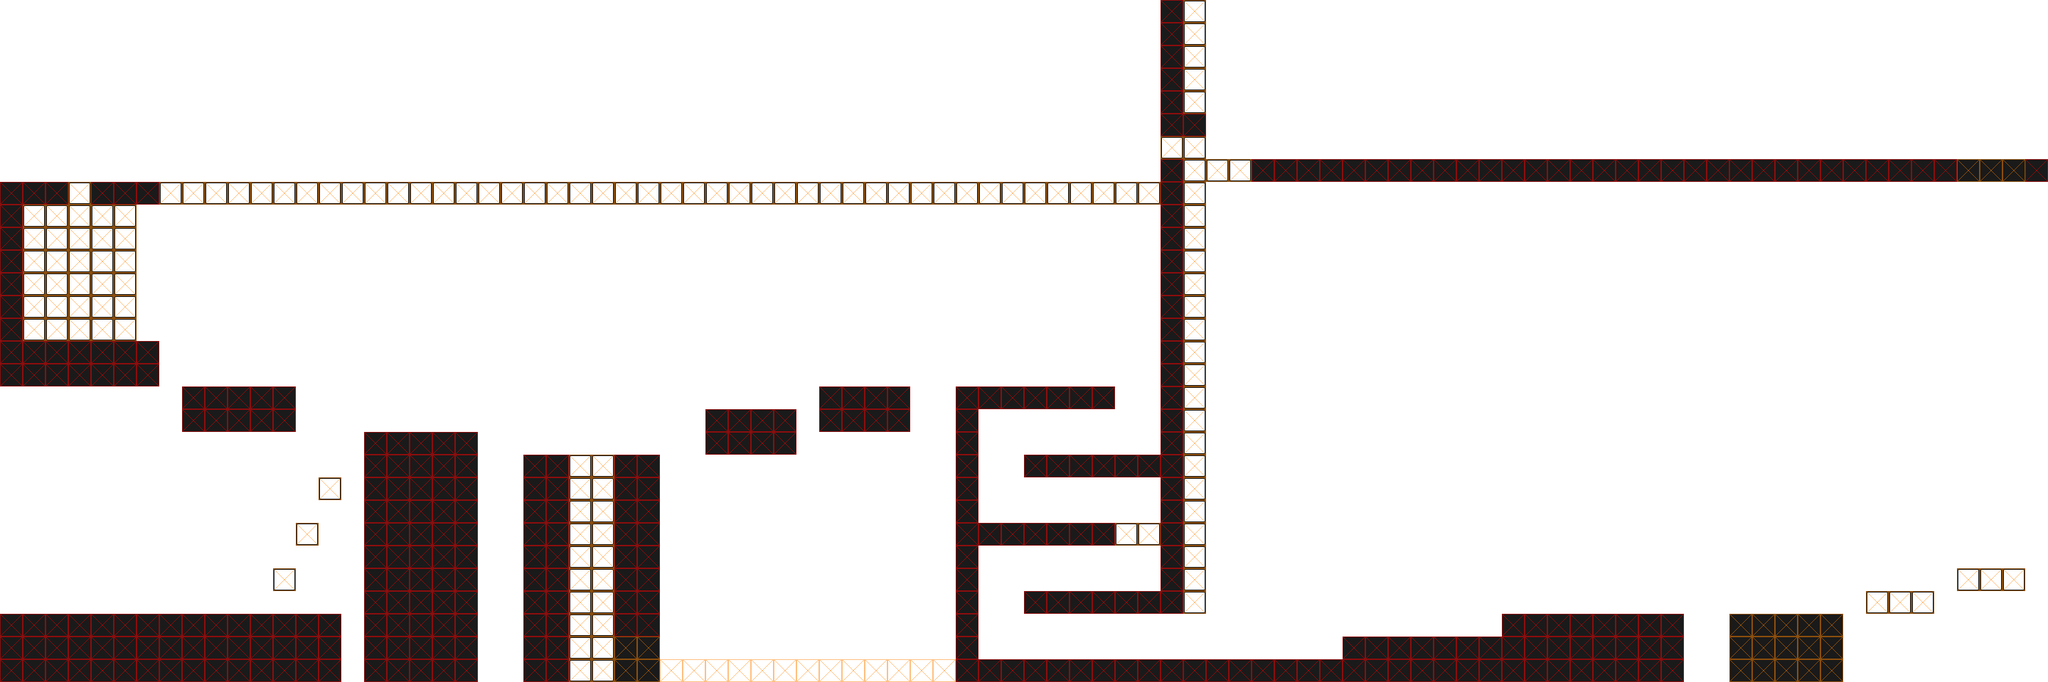

Rendered tile map (Tiled .tmx) drawn with the repository's tilesets; below, a short description and the map source with its tile grids summarised:
An orthogonal 90x30 tile map with 32x32 px tiles, 2 tile layers (Tiles, Collisions), 2 tilesets and 46 objects (Goal).

<map version="1.10" tiledversion="1.11.2" orientation="orthogonal" renderorder="right-down" width="90" height="30" tilewidth="32" tileheight="32" infinite="0" backgroundcolor="#ffffff" nextlayerid="5" nextobjectid="66">
 <editorsettings>
  <export target="../../src/PolyGone/Maps/TestLevel.json" format="json" />
 </editorsettings>
 <tileset firstgid="1" source="../TiledSets/CollisionTiles.tsx" />
 <tileset firstgid="17" source="../TiledSets/BasicTiles.tsx" />
 <layer id="1" name="Tiles" width="90" height="30" opacity="0.9">
  <data>[2700 cells, 495 non-empty, 2 distinct tile ids]</data>
 </layer>
 <objectgroup id="4" name="Objects" class="EnemySpawn">
  <object id="12" name="Goal" type="Goal" x="2784" y="800" width="32" height="32" />
  <object id="16" gid="18" x="64" y="864" width="32" height="32" />
  <object id="17" gid="19" x="320" y="544" width="32" height="32" />
  <object id="19" gid="19" x="576" y="608" width="32" height="32" />
  <object id="20" gid="19" x="32" y="256" width="32" height="32" />
  <object id="21" gid="19" x="640" y="256" width="32" height="32" />
  <object id="22" gid="19" x="1152" y="256" width="32" height="32" />
  <object id="23" gid="19" x="1504" y="256" width="32" height="32" />
  <object id="24" gid="19" x="1408" y="544" width="32" height="32" />
  <object id="25" gid="19" x="1440" y="736" width="32" height="32" />
  <object id="26" gid="19" x="1472" y="928" width="32" height="32" />
  <object id="27" gid="19" x="1056" y="576" width="32" height="32" />
  <object id="28" gid="19" x="2016" y="896" width="32" height="32" />
  <object id="29" gid="19" x="2496" y="864" width="32" height="32" />
  <object id="30" gid="19" x="2656" y="224" width="32" height="32" />
  <object id="31" gid="19" x="1952" y="224" width="32" height="32" />
  <object id="36" gid="19" x="1120" y="832" width="32" height="32" />
  <object id="37" gid="19" x="1120" y="800" width="32" height="32" />
  <object id="38" gid="19" x="1152" y="832" width="32" height="32" />
  <object id="39" gid="19" x="1152" y="832" width="32" height="32" />
  <object id="40" gid="19" x="1152" y="800" width="32" height="32" />
  <object id="41" gid="19" x="1152" y="768" width="32" height="32" />
  <object id="42" gid="19" x="1120" y="768" width="32" height="32" />
  <object id="43" gid="19" x="1120" y="736" width="32" height="32" />
  <object id="44" gid="19" x="1152" y="736" width="32" height="32" />
  <object id="45" gid="19" x="1152" y="704" width="32" height="32" />
  <object id="46" gid="19" x="1120" y="704" width="32" height="32" />
  <object id="47" gid="19" x="1152" y="704" width="32" height="32" />
  <object id="48" gid="19" x="1184" y="704" width="32" height="32" />
  <object id="49" gid="19" x="1184" y="736" width="32" height="32" />
  <object id="50" gid="19" x="1184" y="768" width="32" height="32" />
  <object id="51" gid="19" x="1184" y="768" width="32" height="32" />
  <object id="52" gid="19" x="1184" y="800" width="32" height="32" />
  <object id="53" gid="19" x="1184" y="832" width="32" height="32" />
  <object id="54" gid="19" x="1216" y="832" width="32" height="32" />
  <object id="55" gid="19" x="1216" y="800" width="32" height="32" />
  <object id="56" gid="19" x="1216" y="768" width="32" height="32" />
  <object id="57" gid="19" x="1216" y="704" width="32" height="32" />
  <object id="58" gid="19" x="1216" y="704" width="32" height="32" />
  <object id="59" gid="19" x="1216" y="736" width="32" height="32" />
  <object id="60" gid="19" x="1248" y="704" width="32" height="32" />
  <object id="61" gid="19" x="1248" y="736" width="32" height="32" />
  <object id="62" gid="19" x="1248" y="768" width="32" height="32" />
  <object id="63" gid="19" x="1248" y="800" width="32" height="32" />
  <object id="64" gid="19" x="1248" y="832" width="32" height="32" />
  <object id="65" gid="19" x="1248" y="832" width="32" height="32" />
 </objectgroup>
 <layer id="3" name="Collisions" width="90" height="30" opacity="0.5">
  <data>[2700 cells, 508 non-empty, 2 distinct tile ids]</data>
 </layer>
</map>
